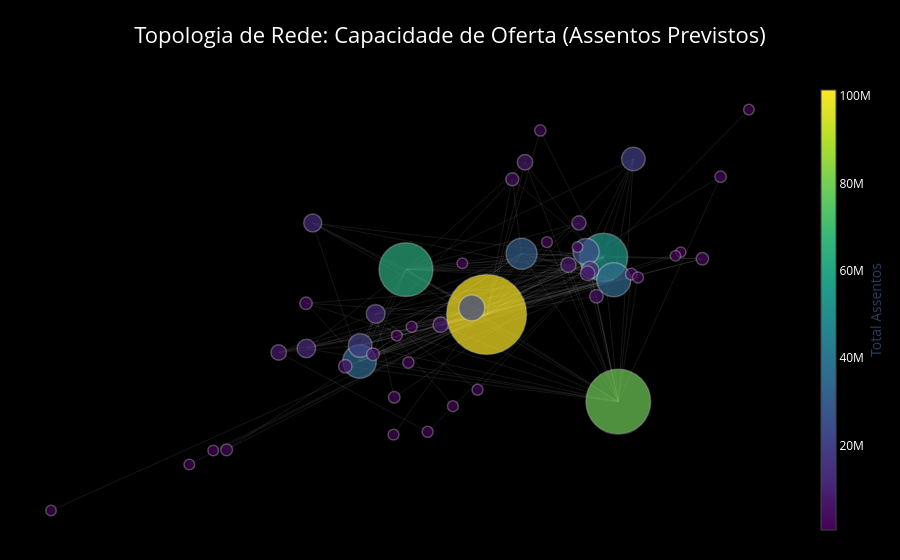

Notebook code for this chart:
### Code cell
# 1. Preparação dos Dados - Soma de Assentos por Rota
# Agrupamos por trecho para definir a força da conexão
redes_pax = df_voo.groupby(['origem_cidade', 'destino_cidade'])['qt_assentos_previstos'].sum().reset_index(name='total_assentos')

# Filtramos as 300 rotas de maior capacidade para não poluir o gráfico
top_redes_pax = redes_pax.sort_values('total_assentos', ascending=False).head(300)

# 2. Criar o Grafo
G = nx.Graph()
for _, row in top_redes_pax.iterrows():
    G.add_edge(row['origem_cidade'], row['destino_cidade'], weight=row['total_assentos'])

# 3. Layout de Forças (Spring Layout)
# k=0.15 mantém o equilíbrio entre os grandes hubs e as cidades conectadas
pos = nx.spring_layout(G, k=0.15, iterations=100, seed=42)

# 4. Preparar Arestas (Linhas)
edge_x, edge_y = [], []
for edge in G.edges():
    x0, y0 = pos[edge[0]]
    x1, y1 = pos[edge[1]]
    edge_x.extend([x0, x1, None])
    edge_y.extend([y0, y1, None])

edge_trace = go.Scatter(
    x=edge_x, y=edge_y,
    line=dict(width=0.5, color='rgba(150,150,150,0.3)'),
    hoverinfo='none',
    mode='lines'
)

# 5. Preparar Nós (Cidades)
node_x = [pos[node][0] for node in G.nodes()]
node_y = [pos[node][1] for node in G.nodes()]

# Calculamos o fluxo total de assentos por cidade (Soma dos pesos das arestas conectadas)
assentos_por_cidade = {node: sum(G.get_edge_data(node, n)['weight'] for n in G.neighbors(node)) for node in G.nodes()}
node_values = [assentos_por_cidade[node] for node in G.nodes()]

# Normalização para o tamanho dos círculos (Min-Max scaling para visualização)
max_val = max(node_values)
node_sizes = [(v / max_val) * 70 + 10 for v in node_values] 

node_trace = go.Scatter(
    x=node_x, y=node_y,
    mode='markers',
    hoverinfo='text',
    text=[f"Cidade: {n}<br>Capacidade Total: {assentos_por_cidade[n]:,.0f} assentos" for n in G.nodes()],
    marker=dict(
        showscale=True,
        colorscale='Viridis', # Escala profissional: Roxo (baixo) -> Amarelo (alto)
        reversescale=False,
        color=node_values,
        size=node_sizes,
        colorbar=dict(
            thickness=15,
            title=dict(text='Total Assentos', side='right'),
            xanchor='left',
            tickfont=dict(color='white')
        ),
        line_width=1.5,
        line_color='rgba(255, 255, 255, 0.4)'
    )
)

# 6. Configuração do Layout Final (Estilo Dark / Moderno)
fig = go.Figure(data=[edge_trace, node_trace],
             layout=go.Layout(
                title=dict(
                    text='Topologia de Rede: Capacidade de Oferta (Assentos Previstos)',
                    font=dict(size=22, color='white'),
                    x=0.5,
                    y=0.95
                ),
                showlegend=False,
                hovermode='closest',
                margin=dict(b=20, l=5, r=5, t=80),
                xaxis=dict(showgrid=False, zeroline=False, showticklabels=False),
                yaxis=dict(showgrid=False, zeroline=False, showticklabels=False),
                paper_bgcolor='black',
                plot_bgcolor='black',
                dragmode='pan'
                )
            )

fig.show()

### Figure 1 — Plotly figure (JSON) as saved in the notebook; plotly's stock layout.template omitted (floating-point values rounded to 4 significant figures; data arrays with more than 128 entries replaced by an {"elided": "..."} marker saying what was removed)
{"data": [{"hoverinfo": "none", "line": {"color": "rgba(150,150,150,0.3)", "width": 0.5}, "mode": "lines", "type": "scatter", "x": {"elided": "453 float values"}, "y": {"elided": "453 float values"}}, {"hoverinfo": "text", "marker": {"color": [79322981, 63562092, 55002910, 101437681, 34114369, 23337769, 30329187, 19610602, 22809085, 19756645, 12277751, 34800371, 7637084, 7908531, 10932851, 7529532, 5931082, 11660388, 6555521, 7994673, 12813728, 4905709, 5197903, 2638913, 3840987, 2322372, 4252421, 1307087, 3433076, 1213956, 3471822, 2050194, 1158751, 1783795, 1079040, 2484443, 940468, 947456, 896400, 1756925, 878974, 835692, 1476265, 1542468, 1261623, 623357, 617067, 1201971, 587434], "colorbar": {"thickness": 15, "tickfont": {"color": "white"}, "title": {"side": "right", "text": "Total Assentos"}, "xanchor": "left"}, "colorscale": [[0, "#440154"], [0.1111, "#482878"], [0.2222, "#3e4989"], [0.3333, "#31688e"], [0.4444, "#26828e"], [0.5556, "#1f9e89"], [0.6667, "#35b779"], [0.7778, "#6ece58"], [0.8889, "#b5de2b"], [1, "#fde725"]], "line": {"color": "rgba(255, 255, 255, 0.4)", "width": 1.5}, "reversescale": false, "showscale": true, "size": [64.74, 53.86, 47.96, 80, 33.54, 26.1, 30.93, 23.53, 25.74, 23.63, 18.47, 34.02, 15.27, 15.46, 17.54, 15.2, 14.09, 18.05, 14.52, 15.52, 18.84, 13.39, 13.59, 11.82, 12.65, 11.6, 12.93, 10.9, 12.37, 10.84, 12.4, 11.41, 10.8, 11.23, 10.74, 11.71, 10.65, 10.65, 10.62, 11.21, 10.61, 10.58, 11.02, 11.06, 10.87, 10.43, 10.43, 10.83, 10.41]}, "mode": "markers", "text": ["Cidade: SÃO PAULO<br>Capacidade Total: 79,322,981 assentos", "Cidade: RIO DE JANEIRO<br>Capacidade Total: 63,562,092 assentos", "Cidade: BRASÍLIA<br>Capacidade Total: 55,002,910 assentos", "Cidade: GUARULHOS<br>Capacidade Total: 101,437,681 assentos", "Cidade: BELO HORIZONTE<br>Capacidade Total: 34,114,369 assentos", "Cidade: PORTO ALEGRE<br>Capacidade Total: 23,337,769 assentos", "Cidade: RECIFE<br>Capacidade Total: 30,329,187 assentos", "Cidade: CURITIBA<br>Capacidade Total: 19,610,602 assentos", "Cidade: SALVADOR<br>Capacidade Total: 22,809,085 assentos", "Cidade: FORTALEZA<br>Capacidade Total: 19,756,645 assentos", "Cidade: FLORIANÓPOLIS<br>Capacidade Total: 12,277,751 assentos", "Cidade: CAMPINAS<br>Capacidade Total: 34,800,371 assentos", "Cidade: CUIABÁ<br>Capacidade Total: 7,637,084 assentos", "Cidade: NAVEGANTES<br>Capacidade Total: 7,908,531 assentos", "Cidade: GOIÂNIA<br>Capacidade Total: 10,932,851 assentos", "Cidade: MACEIÓ<br>Capacidade Total: 7,529,532 assentos", "Cidade: NATAL<br>Capacidade Total: 5,931,082 assentos", "Cidade: VITÓRIA<br>Capacidade Total: 11,660,388 assentos", "Cidade: FOZ DO IGUAÇU<br>Capacidade Total: 6,555,521 assentos", "Cidade: MANAUS<br>Capacidade Total: 7,994,673 assentos", "Cidade: BELÉM<br>Capacidade Total: 12,813,728 assentos", "Cidade: PORTO SEGURO<br>Capacidade Total: 4,905,709 assentos", "Cidade: CAMPO GRANDE<br>Capacidade Total: 5,197,903 assentos", "Cidade: ARACAJU<br>Capacidade Total: 2,638,913 assentos", "Cidade: JOÃO PESSOA<br>Capacidade Total: 3,840,987 assentos", "Cidade: MACAPÁ<br>Capacidade Total: 2,322,372 assentos", "Cidade: SÃO LUÍS<br>Capacidade Total: 4,252,421 assentos", "Cidade: MARINGÁ<br>Capacidade Total: 1,307,087 assentos", "Cidade: UBERLÂNDIA<br>Capacidade Total: 3,433,076 assentos", "Cidade: SANTARÉM<br>Capacidade Total: 1,213,956 assentos", "Cidade: TERESINA<br>Capacidade Total: 3,471,822 assentos", "Cidade: LONDRINA<br>Capacidade Total: 2,050,194 assentos", "Cidade: FERNANDO DE NORONHA<br>Capacidade Total: 1,158,751 assentos", "Cidade: CHAPECÓ<br>Capacidade Total: 1,783,795 assentos", "Cidade: JUAZEIRO DO NORTE<br>Capacidade Total: 1,079,040 assentos", "Cidade: SÃO JOSÉ DO RIO PRETO<br>Capacidade Total: 2,484,443 assentos", "Cidade: PETROLINA<br>Capacidade Total: 940,468 assentos", "Cidade: ILHÉUS<br>Capacidade Total: 947,456 assentos", "Cidade: RIO BRANCO<br>Capacidade Total: 896,400 assentos", "Cidade: PALMAS<br>Capacidade Total: 1,756,925 assentos", "Cidade: VITÓRIA DA CONQUISTA<br>Capacidade Total: 878,974 assentos", "Cidade: BOA VISTA<br>Capacidade Total: 835,692 assentos", "Cidade: PORTO VELHO<br>Capacidade Total: 1,476,265 assentos", "Cidade: RIBEIRÃO PRETO<br>Capacidade Total: 1,542,468 assentos", "Cidade: MARABÁ<br>Capacidade Total: 1,261,623 assentos", "Cidade: CASCAVEL<br>Capacidade Total: 623,357 assentos", "Cidade: MONTES CLAROS<br>Capacidade Total: 617,067 assentos", "Cidade: JOINVILLE<br>Capacidade Total: 1,201,971 assentos", "Cidade: CRUZ<br>Capacidade Total: 587,434 assentos"], "type": "scatter", "x": [0.3348, -0.1648, 0.3002, 0.02491, -0.2741, 0.259, 0.1071, 0.3702, -0.009977, -0.2726, -0.3992, 0.324, -0.08335, 0.1153, 0.2685, 0.2172, 0.2422, -0.3842, 0.2624, -0.4644, -0.2361, -0.3077, 0.2834, -0.5867, -0.2424, -0.1925, 0.08533, -0.1514, -0.4, -0.05443, 0.5326, 0.5755, -0.1941, -0.1592, -0.1863, 0.3655, -0.6746, -0.6183, -0.03231, 0.1513, 0.2389, 0.642, -0.1138, 0.3809, 0.003568, 0.4816, 0.4692, 0.1669, -1], "y": [-0.2503, 0.08871, 0.1206, -0.02651, -0.147, 0.1348, 0.1295, 0.3726, -0.009484, -0.1061, -0.1138, 0.06277, -0.05281, 0.3642, 0.08754, 0.1007, 0.2086, 0.2083, 0.07916, -0.1239, -0.02471, -0.1592, 0.02038, -0.3738, -0.1286, -0.2389, 0.3205, -0.05806, 0.002302, -0.2619, 0.1165, 0.327, -0.335, -0.1498, -0.08055, 0.07718, -0.4115, -0.3756, 0.1049, 0.4459, 0.1465, 0.4994, -0.3274, 0.06873, -0.2196, 0.1337, 0.1242, 0.1594, -0.5295]}], "layout": {"dragmode": "pan", "hovermode": "closest", "margin": {"b": 20, "l": 5, "r": 5, "t": 80}, "paper_bgcolor": "black", "plot_bgcolor": "black", "showlegend": false, "title": {"font": {"color": "white", "size": 22}, "text": "Topologia de Rede: Capacidade de Oferta (Assentos Previstos)", "x": 0.5, "y": 0.95}, "xaxis": {"showgrid": false, "showticklabels": false, "zeroline": false}, "yaxis": {"showgrid": false, "showticklabels": false, "zeroline": false}}}
